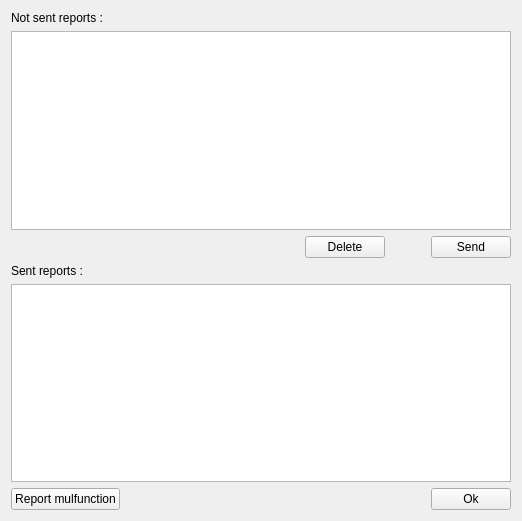
<?xml version="1.0" encoding="UTF-8"?>
<ui version="4.0">
 <class>ManagerGui</class>
 <widget class="QWidget" name="ManagerGui">
  <property name="geometry">
   <rect>
    <x>0</x>
    <y>0</y>
    <width>521</width>
    <height>521</height>
   </rect>
  </property>
  <property name="windowTitle">
   <string>ManagerGui</string>
  </property>
  <layout class="QGridLayout" name="gridLayout">
   <item row="0" column="0">
    <layout class="QVBoxLayout" name="verticalLayout_3">
     <item>
      <layout class="QVBoxLayout" name="verticalLayout">
       <item>
        <widget class="QLabel" name="reportLabel1">
         <property name="minimumSize">
          <size>
           <width>500</width>
           <height>0</height>
          </size>
         </property>
         <property name="text">
          <string>Not sent reports :</string>
         </property>
        </widget>
       </item>
       <item>
        <widget class="QTableView" name="notSentTable">
         <property name="selectionMode">
          <enum>QAbstractItemView::SingleSelection</enum>
         </property>
         <property name="selectionBehavior">
          <enum>QAbstractItemView::SelectRows</enum>
         </property>
         <property name="showGrid">
          <bool>true</bool>
         </property>
         <property name="gridStyle">
          <enum>Qt::SolidLine</enum>
         </property>
         <property name="cornerButtonEnabled">
          <bool>true</bool>
         </property>
         <attribute name="horizontalHeaderStretchLastSection">
          <bool>true</bool>
         </attribute>
        </widget>
       </item>
      </layout>
     </item>
     <item>
      <layout class="QHBoxLayout" name="horizontalLayout">
       <item>
        <spacer name="horizontalSpacer">
         <property name="orientation">
          <enum>Qt::Horizontal</enum>
         </property>
         <property name="sizeHint" stdset="0">
          <size>
           <width>40</width>
           <height>20</height>
          </size>
         </property>
        </spacer>
       </item>
       <item>
        <widget class="QPushButton" name="deleteButton">
         <property name="text">
          <string>Delete</string>
         </property>
        </widget>
       </item>
       <item>
        <spacer name="horizontalSpacer_3">
         <property name="orientation">
          <enum>Qt::Horizontal</enum>
         </property>
         <property name="sizeType">
          <enum>QSizePolicy::Minimum</enum>
         </property>
         <property name="sizeHint" stdset="0">
          <size>
           <width>40</width>
           <height>20</height>
          </size>
         </property>
        </spacer>
       </item>
       <item>
        <widget class="QPushButton" name="sendReportButton">
         <property name="text">
          <string>Send</string>
         </property>
        </widget>
       </item>
      </layout>
     </item>
     <item>
      <layout class="QVBoxLayout" name="verticalLayout_2">
       <item>
        <widget class="QLabel" name="reportLabel2">
         <property name="minimumSize">
          <size>
           <width>500</width>
           <height>0</height>
          </size>
         </property>
         <property name="text">
          <string>Sent reports :</string>
         </property>
        </widget>
       </item>
       <item>
        <widget class="QTableView" name="sentTable">
         <property name="alternatingRowColors">
          <bool>false</bool>
         </property>
         <property name="selectionMode">
          <enum>QAbstractItemView::SingleSelection</enum>
         </property>
         <property name="selectionBehavior">
          <enum>QAbstractItemView::SelectRows</enum>
         </property>
         <attribute name="horizontalHeaderStretchLastSection">
          <bool>true</bool>
         </attribute>
         <attribute name="verticalHeaderVisible">
          <bool>false</bool>
         </attribute>
         <attribute name="verticalHeaderCascadingSectionResizes">
          <bool>false</bool>
         </attribute>
        </widget>
       </item>
      </layout>
     </item>
     <item>
      <layout class="QHBoxLayout" name="horizontalLayout_2">
       <item>
        <widget class="QPushButton" name="sendTextReportButton">
         <property name="text">
          <string>Report mulfunction</string>
         </property>
        </widget>
       </item>
       <item>
        <spacer name="horizontalSpacer_2">
         <property name="orientation">
          <enum>Qt::Horizontal</enum>
         </property>
         <property name="sizeHint" stdset="0">
          <size>
           <width>40</width>
           <height>20</height>
          </size>
         </property>
        </spacer>
       </item>
       <item>
        <widget class="QPushButton" name="okbutton">
         <property name="text">
          <string>Ok</string>
         </property>
        </widget>
       </item>
      </layout>
     </item>
    </layout>
   </item>
  </layout>
 </widget>
 <layoutdefault spacing="6" margin="11"/>
 <resources/>
 <connections>
  <connection>
   <sender>okbutton</sender>
   <signal>clicked()</signal>
   <receiver>ManagerGui</receiver>
   <slot>close()</slot>
   <hints>
    <hint type="sourcelabel">
     <x>488</x>
     <y>509</y>
    </hint>
    <hint type="destinationlabel">
     <x>533</x>
     <y>516</y>
    </hint>
   </hints>
  </connection>
  <connection>
   <sender>sendTextReportButton</sender>
   <signal>clicked()</signal>
   <receiver>ManagerGui</receiver>
   <slot>sendTextualReport()</slot>
   <hints>
    <hint type="sourcelabel">
     <x>140</x>
     <y>506</y>
    </hint>
    <hint type="destinationlabel">
     <x>144</x>
     <y>518</y>
    </hint>
   </hints>
  </connection>
  <connection>
   <sender>sendReportButton</sender>
   <signal>clicked()</signal>
   <receiver>ManagerGui</receiver>
   <slot>sendReport()</slot>
   <hints>
    <hint type="sourcelabel">
     <x>479</x>
     <y>245</y>
    </hint>
    <hint type="destinationlabel">
     <x>547</x>
     <y>262</y>
    </hint>
   </hints>
  </connection>
  <connection>
   <sender>notSentTable</sender>
   <signal>doubleClicked(QModelIndex)</signal>
   <receiver>ManagerGui</receiver>
   <slot>notSentDoubleClicked(QModelIndex)</slot>
   <hints>
    <hint type="sourcelabel">
     <x>248</x>
     <y>49</y>
    </hint>
    <hint type="destinationlabel">
     <x>320</x>
     <y>-4</y>
    </hint>
   </hints>
  </connection>
  <connection>
   <sender>sentTable</sender>
   <signal>doubleClicked(QModelIndex)</signal>
   <receiver>ManagerGui</receiver>
   <slot>sentDoubleClicked(QModelIndex)</slot>
   <hints>
    <hint type="sourcelabel">
     <x>355</x>
     <y>361</y>
    </hint>
    <hint type="destinationlabel">
     <x>521</x>
     <y>304</y>
    </hint>
   </hints>
  </connection>
  <connection>
   <sender>deleteButton</sender>
   <signal>clicked()</signal>
   <receiver>ManagerGui</receiver>
   <slot>deleteReport()</slot>
   <hints>
    <hint type="sourcelabel">
     <x>361</x>
     <y>244</y>
    </hint>
    <hint type="destinationlabel">
     <x>519</x>
     <y>223</y>
    </hint>
   </hints>
  </connection>
 </connections>
 <slots>
  <slot>sendReport()</slot>
  <slot>sendTextualReport()</slot>
  <slot>notSentDoubleClicked(QModelIndex)</slot>
  <slot>sentDoubleClicked(QModelIndex)</slot>
  <slot>deleteReport()</slot>
 </slots>
</ui>
